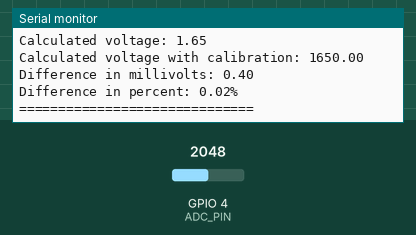
The program below on a simulated ESP32-S3. On the bench: the last lines printed to the serial monitor. Inputs (shaded band) come from the test bench; at power-on: GPIO 4 (ADC_PIN) = 2048 (analog values on the 0–4095 scale).

Above: at 1.2 s.
1.3 s: GPIO 4 (ADC_PIN) set to 0
At 2.8 s:
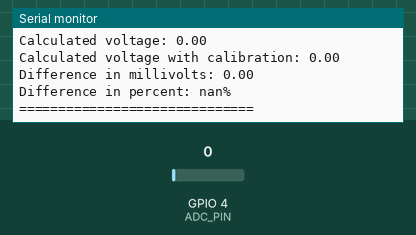
4.3 s: GPIO 4 (ADC_PIN) set to 491
At 5.8 s:
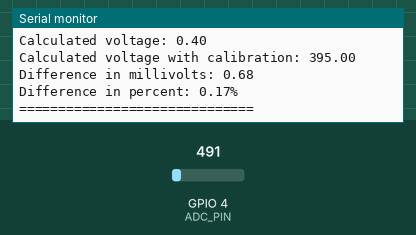
Timing chart, 0 to 7.3 s (numbered marks = the images above; inputs shaded):
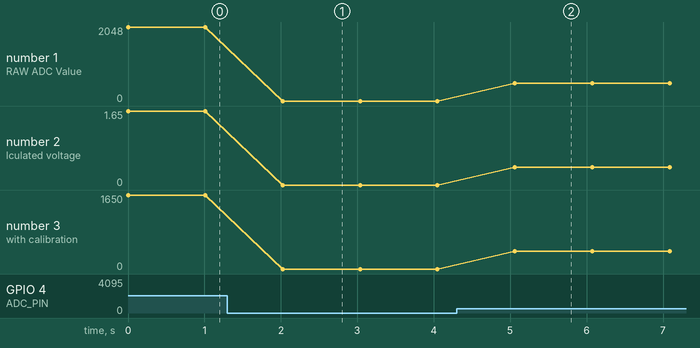

Measured:
- after the input at 1.3 s, the serial monitor: prints a new line after 0.73 s (image 1)
- after the input at 4.3 s, the serial monitor: prints a new line after 0.76 s (image 2)
- plotted number 1: 2048 → 0 after the input at 1.3 s, 0 → 491 after the input at 4.3 s
- plotted number 2: 1.65 → 0 after the input at 1.3 s, 0 → 0.4 after the input at 4.3 s
- plotted number 3: 1650 → 0 after the input at 1.3 s, 0 → 395 after the input at 4.3 s

The program:

main.cpp
```cpp
#include <Arduino.h>

#define ADC_PIN 4
#define ADC_BITS 12
#define ADC_MAX (pow(2, ADC_BITS) - 1)

void setup()
{
  Serial.begin(115200);
  analogReadResolution(ADC_BITS);
  analogSetPinAttenuation(ADC_PIN, ADC_11db);
}

void loop()
{
  int rawValue = analogRead(ADC_PIN);
  float calcVoltage = (rawValue * 3.3) / ADC_MAX;
  float voltageMv = analogReadMilliVolts(ADC_PIN);
  float voltageMvtoV = voltageMv / 1000;
  float diff = voltageMvtoV - calcVoltage;

  if (diff < 0)
  {
    diff = diff * -1;
  }

  float errorPercent = (diff / voltageMvtoV) * 100;

  Serial.println("ADC MAX: " + String(ADC_MAX));
  Serial.println("RAW ADC Value: " + String(rawValue));
  Serial.println("Calculated voltage: " + String(calcVoltage));
  Serial.println("Calculated voltage with calibration: " + String(voltageMv));
  Serial.println("Difference in millivolts: " + String(diff * 1000));
  Serial.println("Difference in percent: " + String(errorPercent) + String("%"));
  Serial.println("==============================");
  delay(1000);
}
```
